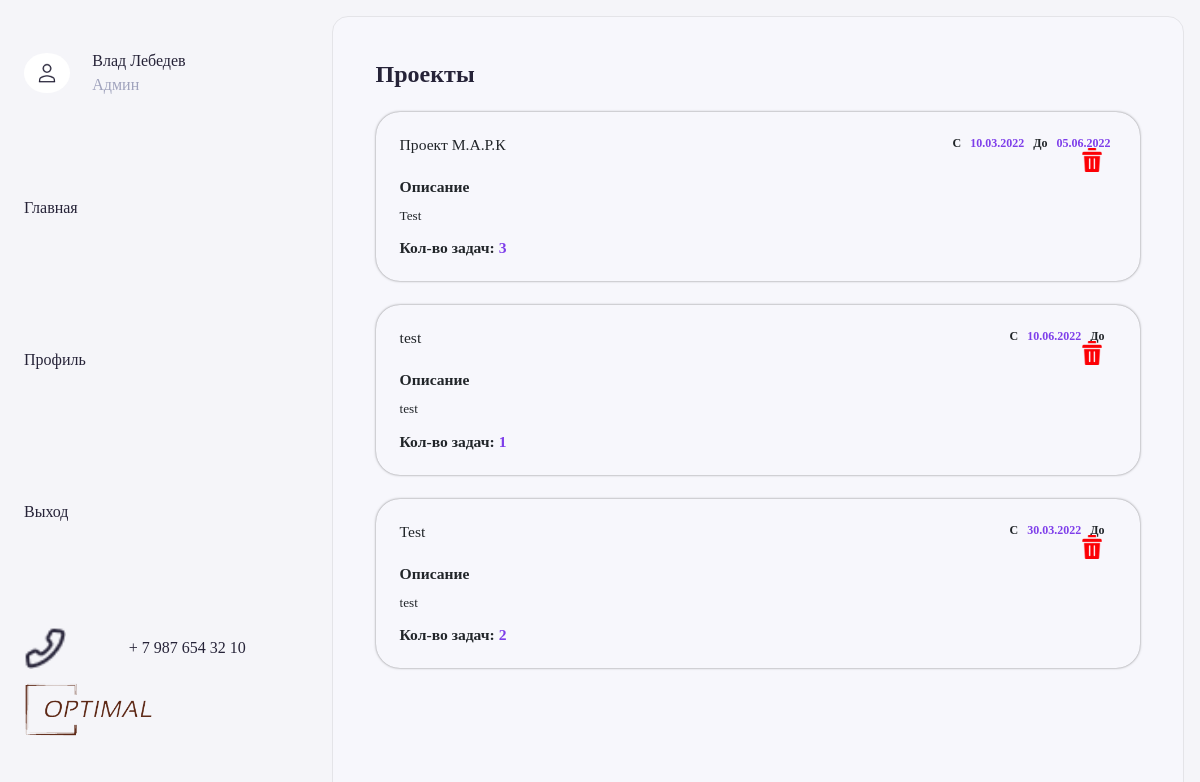
The page /projects (signed in) on the database its author committed.
### main/models.py (models this page shows, shortened)
class User(AbstractUser):
    full_name = models.TextField(default='', blank=True)
    work_experience = models.TextField(default='', blank=True)
    telegram = models.TextField(default='', blank=True)
    vk = models.TextField(default='', blank=True)
    phone = models.TextField(default='', blank=True)
    email = models.TextField(default='', blank=True)
    role = models.ForeignKey(Role, on_delete=models.CASCADE, blank=True, null=True, default=Role.objects.filter(name="user").first().pk)
    password = models.TextField(blank=True, null=True)
    image = models.FileField(storage=ClientDocsStorage(), blank=True, null=True)
    technologies = models.ManyToManyField(Technology, blank=True)

class Project(models.Model):
    name = models.TextField(default='')
    description = models.TextField(default='')
    start_date = models.DateField(default=datetime.date.today)
    end_date = models.DateField(blank=True, null=True)
    tasks = models.ManyToManyField(Task, null=True, blank=True)
    workers = models.ManyToManyField(User, null=True, blank=True)

### main/views.py (the view, shortened to what this page needs)
# urls.py: path('projects', views.ProjectsView.as_view(), name='projects'),
class ProjectsView(View):
    template_name = "projects.html"
    def get(self, request, *args, **kwargs):
        current_user = get_current_user(request)
        if not current_user:
            return redirect(reverse("main:login"))
        tasks = Task.objects.filter(user=current_user)
        projects = Project.objects.all()
        if current_user.role.name == 'user':
            projects = Project.objects.filter(tasks__in=tasks)
        return render(request, self.template_name, {
            "projects": projects,
            "current_user": current_user,
        })

### main/modules/functions.py (called while the page is built)
def get_or_none(classmodel, **kwargs):
    try:
        return classmodel.objects.get(**kwargs)
    except Exception:
        return None

def get_current_user(request):
    try:
        return get_or_none(User, id=request.session["user"])
    except:
        return None

### main/templates/projects.html (shortened to what this page needs)
{% extends "base.html" %}
{% load static %}
{%block main%}
<div class="content-wrap">
    <div class="content-block">
        <div class="title-block">
            <div class="title">
                {%if current_user.role == 'user'%}
                    Мои проекты
                {%else%}
                    Проекты
                {%endif%}
            </div>
        </div>
        {%if projects|length > 0%}
                {%for project in projects%}
                    <div class="task-block">
                        <div class="delete-task" title="Удалить задачу" onclick="deleteProject(this)"></div>
                        <div class="head-block" style="height: auto;">
                            <div class="left-side">
                                <div class="title">{{project.name}}</div>
                            </div>
                            <div class="right-side">
                                <div class="start-date">
                                    C <span>{{project.start_date|date:"d.m.Y"}}</span> До <span>{{project.end_date|date:"d.m.Y"}}</span>
                                </div>
                            </div>
                        </div>
                        <div class="content">
                            <div class="title">Описание</div>
                            <div class="description">
                                {{project.description|linebreaks}}
                            </div>
                            <div class="worker">
                                <div class="title" style="margin-top: 0;">Кол-во задач:  <span>{{project.tasks.count}}</span></div>
                            </div>
                        </div>
                    </div>
                {%endfor%}
            {%else%}
                    <div class="no-data">Ничего не найдено!</div>
            {%endif%}
    </div>
</div>
{%endblock%}

### main/templates/base.html (shortened to what this page needs)
{% load static %}
{% block links %}
    <head>
        <link rel="stylesheet" type="text/css" href="{%static 'css/main/alertify/alertify.min.css'%}">
        <link rel="stylesheet" type="text/css" href="{%static 'fonts/montserrat_family.css'%}">
        <link rel="stylesheet" type="text/css" href="{%static 'css/main/alertify/themes/default.min.css'%}">
        <link rel="stylesheet" href="{%static 'fonts/montserrat_family.css'%}">
        <link rel="stylesheet" href="{%static 'css/main/main.css'%}">
        <link rel="stylesheet" href="{%static 'css/main/bootstrap.min.css'%}">
    </head>
{% endblock %}
<body>
{% block body%}
        <div class="main-wrap hide-on-mobile">
            <div class="main-sidebar">
                <div class="header">
                    <div class="left-side">
                        <div class="avatar-wrap">
                            <img class="avatar" src="{%static 'img/user.png'%}">
                        </div>
                        <div class="content">
                            <div class="up-text">{{current_user.full_name}}</div>
                            <div class="down-text">
                                {%if current_user.role.name == 'user'%}
                                    Сотрудник
                                {%elif current_user.role.name == 'admin'%}
                                    Админ
                                {%elif current_user.role.name == 'manager'%}
                                    Менеджер
                                {%endif%}
                            </div>
                        </div>
                    </div>
                </div>
                <div class="menu">
                    <div class="item">Главная</div>
                    <a href="{% url 'main:settings'%}" class="item {%block settings%}{%endblock%}">Профиль</a>
                    <a class="item" id="exit_button">Выход</a>
                </div>
                <div class="bottom">
                    <div class="phone-block">
                        <div class="phone"></div>
                        <div class="text">+ 7 987 654 32 10</div>
                    </div>
                    <div class="logo"></div>
                </div>
            </div>
            {%block main%}
            {%endblock%}
        </div>
{% endblock %}
</body>

### rows shown on the page
User: full_name "Влад Лебедев"
Project: name "Проект М.А.Р.К", start_date "10.03.2022", end_date "05.06.2022", description "Test", tasks.count "3"
Project: name "test", start_date "10.06.2022", description "test", tasks.count "1"
Project: name "Test", start_date "30.03.2022", description "test", tasks.count "2"
